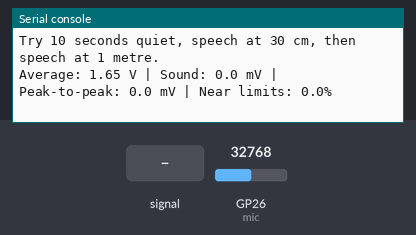
This program was run on a simulated Raspberry Pi Pico running MicroPython. Parts: the last lines printed to the serial console. The test bench sets the inputs (shaded band); at power-on: GP26 (mic) = 32768 (analog values on the 0–65535 scale).

Above: at 1.2 s.
1.3 s: GP26 (mic) fed a 200 Hz sine of ±5242 counts around its level
At 1.46 s:
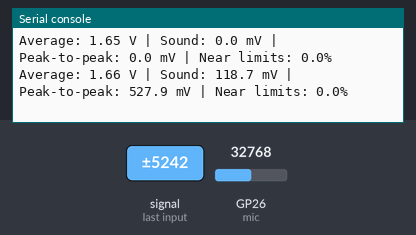
2.8 s: GP26 (mic) set to 45874
At 2.8 s:
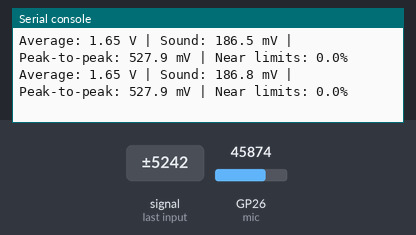
4.3 s: GP26 (mic) fed a 1000 Hz sine of ±16383 counts around its level
At 4.45 s:
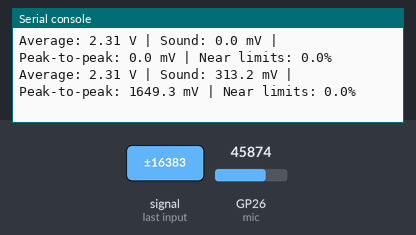
5.8 s: GP26 (mic) set to 57670
At 5.8 s:
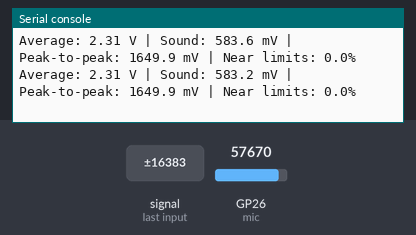
Timing chart, 0 to 8.3 s (numbered marks = the images above; inputs shaded):
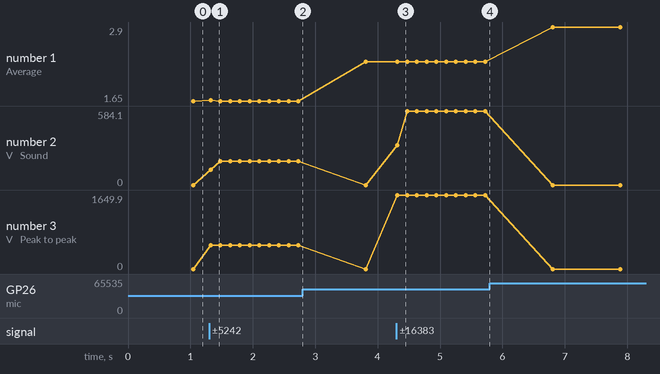

The program:

sensor_test.py
```python
"""Run in Thonny with the MicroPython (RP2040) interpreter.

One GY-MAX4466: VCC -> 3V3 OUT (36), GND -> AGND (33),
OUT -> GP26/ADC0 (31). This is a signal-response check, not a timed
audio recording or a sound-direction measurement. An LM393 module
can be checked the same way using its AO pin instead of OUT.
"""

from machine import ADC, Pin
from array import array
import math
import time

mic = ADC(Pin(26))
samples = array("H", [0] * 2048)
volts_per_count = 3.3 / 65535

print("Analog microphone test running. Press Stop or Ctrl+C to finish.")
print("Try 10 seconds quiet, speech at 30 cm, then speech at 1 metre.")

try:
    while True:
        for i in range(len(samples)):
            samples[i] = mic.read_u16()

        mean = sum(samples) / len(samples)
        variance = sum((x - mean) ** 2 for x in samples) / len(samples)
        rms_mv = math.sqrt(variance) * volts_per_count * 1000
        span_mv = (max(samples) - min(samples)) * volts_per_count * 1000
        near_rail = sum(x < 650 or x > 64885 for x in samples)
        rail_percent = 100 * near_rail / len(samples)

        print(
            "Average: %.2f V | Sound: %.1f mV | "
            "Peak-to-peak: %.1f mV | Near limits: %.1f%%"
            % (mean * volts_per_count, rms_mv, span_mv, rail_percent)
        )
        time.sleep_ms(100)
except KeyboardInterrupt:
    print("Sensor test stopped.")
```

Measured:
- after the input at 1.3 s, the serial console: prints a new line at once (image 1)
- after the input at 4.3 s, the serial console: prints a new line at once (image 3)
- plotted number 1: 1.65 → 2.31 after the input at 2.8 s, 2.31 → 2.9 after the input at 5.8 s
- plotted number 2: 0 → 186.8 after the input at 1.3 s, 0 → 583.2 after the input at 4.3 s
- plotted number 3: 0 → 527.9 after the input at 1.3 s, 0 → 1649.9 after the input at 4.3 s
